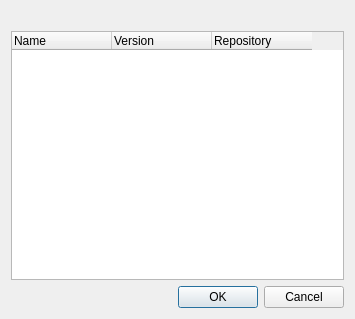
<?xml version="1.0" encoding="UTF-8"?>
<ui version="4.0">
 <class>PackageProvidersDialog</class>
 <widget class="QDialog" name="PackageProvidersDialog">
  <property name="geometry">
   <rect>
    <x>0</x>
    <y>0</y>
    <width>355</width>
    <height>319</height>
   </rect>
  </property>
  <property name="windowTitle">
   <string>Choose the provider</string>
  </property>
  <property name="windowIcon">
   <iconset theme="edit-select">
    <normaloff>.</normaloff>.</iconset>
  </property>
  <layout class="QHBoxLayout" name="horizontalLayout">
   <item>
    <layout class="QVBoxLayout" name="verticalLayout_2">
     <item>
      <widget class="QLabel" name="label">
       <property name="textFormat">
        <enum>Qt::RichText</enum>
       </property>
      </widget>
     </item>
     <item>
      <layout class="QVBoxLayout" name="verticalLayout">
       <item>
        <widget class="SheetWidget" name="packagesList">
         <property name="horizontalScrollBarPolicy">
          <enum>Qt::ScrollBarAsNeeded</enum>
         </property>
         <property name="editTriggers">
          <set>QAbstractItemView::NoEditTriggers</set>
         </property>
         <property name="showDropIndicator" stdset="0">
          <bool>false</bool>
         </property>
         <property name="rootIsDecorated">
          <bool>false</bool>
         </property>
         <property name="itemsExpandable">
          <bool>false</bool>
         </property>
         <property name="wordWrap">
          <bool>false</bool>
         </property>
         <property name="expandsOnDoubleClick">
          <bool>false</bool>
         </property>
         <attribute name="headerStretchLastSection">
          <bool>false</bool>
         </attribute>
         <column>
          <property name="text">
           <string>Name</string>
          </property>
         </column>
         <column>
          <property name="text">
           <string>Version</string>
          </property>
         </column>
         <column>
          <property name="text">
           <string>Repository</string>
          </property>
         </column>
        </widget>
       </item>
       <item>
        <widget class="QDialogButtonBox" name="buttonBox">
         <property name="orientation">
          <enum>Qt::Horizontal</enum>
         </property>
         <property name="standardButtons">
          <set>QDialogButtonBox::Cancel|QDialogButtonBox::Ok</set>
         </property>
        </widget>
       </item>
      </layout>
     </item>
    </layout>
   </item>
  </layout>
 </widget>
 <customwidgets>
  <customwidget>
   <class>SheetWidget</class>
   <extends>QTreeWidget</extends>
   <header>sheetwidget.h</header>
  </customwidget>
 </customwidgets>
 <resources/>
 <connections/>
</ui>
